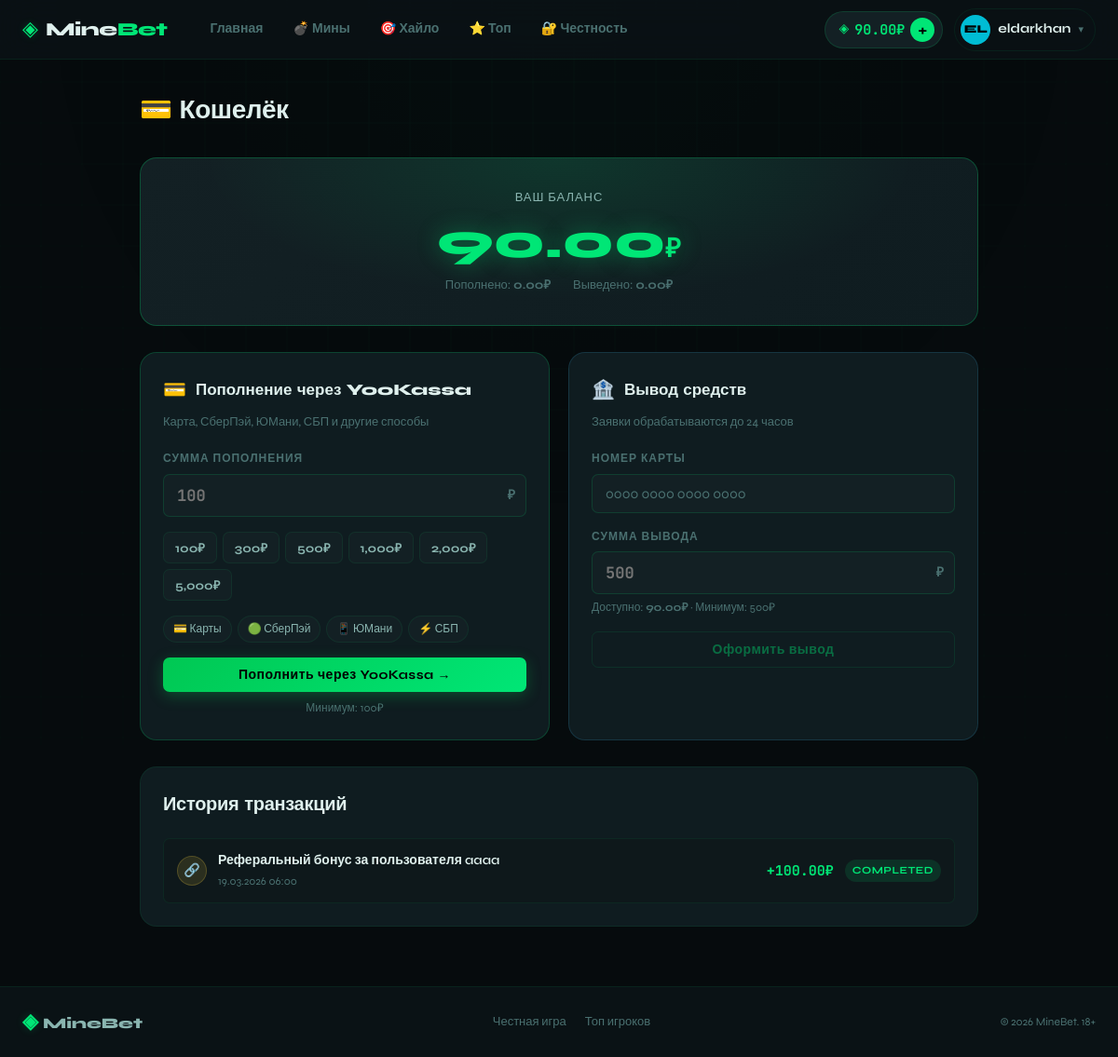
The app's page /index.php?page=wallet (signed in) with its own data.
### tables this page shows
CREATE TABLE users (
        id           INTEGER PRIMARY KEY AUTOINCREMENT,
        username     TEXT    UNIQUE NOT NULL,
        email        TEXT    UNIQUE NOT NULL,
        password     TEXT    NOT NULL,
        balance      REAL    DEFAULT 0.0,
        ref_code     TEXT    UNIQUE NOT NULL,
        referred_by  INTEGER DEFAULT NULL,
        avatar_color TEXT    DEFAULT '#00e676',
        total_wagered REAL   DEFAULT 0.0,
        total_won     REAL   DEFAULT 0.0,
        games_played  INTEGER DEFAULT 0,
        created_at   DATETIME DEFAULT CURRENT_TIMESTAMP,
        last_login   DATETIME DEFAULT NULL,
        FOREIGN KEY (referred_by) REFERENCES users(id)
    );

CREATE TABLE transactions (
        id           INTEGER PRIMARY KEY AUTOINCREMENT,
        user_id      INTEGER NOT NULL,
        type         TEXT    NOT NULL,   -- 'deposit' | 'withdraw' | 'game_win' | 'game_loss' | 'referral'
        amount       REAL    NOT NULL,
        status       TEXT    DEFAULT 'pending', -- 'pending' | 'completed' | 'failed' | 'cancelled'
        description  TEXT    DEFAULT '',
        payment_id   TEXT    DEFAULT NULL,  -- YooKassa payment ID
        created_at   DATETIME DEFAULT CURRENT_TIMESTAMP,
        FOREIGN KEY (user_id) REFERENCES users(id)
    );

### includes/auth.php (called while the page is built, shortened)
<?php
require_once __DIR__ . '/db.php';
function is_logged_in(): bool {
    return !empty($_SESSION['user_id']);
}
function current_user(): ?array {
    return db_fetch("SELECT * FROM users WHERE id = ?", [$_SESSION['user_id']]);
}
function current_uid(): int {
    return (int)($_SESSION['user_id'] ?? 0);
}

### includes/db.php (called while the page is built, shortened)
<?php
function get_db(): PDO {
    static $pdo = null;
    if ($pdo) return $pdo;
    $pdo = new PDO('sqlite:' . DB_FILE);
    $pdo->setAttribute(PDO::ATTR_ERRMODE,            PDO::ERRMODE_EXCEPTION);
    $pdo->setAttribute(PDO::ATTR_DEFAULT_FETCH_MODE, PDO::FETCH_ASSOC);
    $pdo->exec('PRAGMA journal_mode=WAL; PRAGMA foreign_keys=ON;');
    return $pdo;
}
function db_fetch(string $sql, array $params = []): ?array {
    $s = get_db()->prepare($sql);
    $s->execute($params);
    return $s->fetch() ?: null;
}
function db_fetchAll(string $sql, array $params = []): array {
    $s = get_db()->prepare($sql);
    $s->execute($params);
    return $s->fetchAll();
}
function db_scalar(string $sql, array $params = []): mixed {
    $s = get_db()->prepare($sql);
    $s->execute($params);
    $row = $s->fetch(PDO::FETCH_NUM);
    return $row ? $row[0] : null;
}

### includes/helpers.php (called while the page is built, shortened)
<?php
function fmt_money(mixed $n): string {
    return number_format((float)($n ?? 0), 2, '.', ' ');
}
function esc(mixed $s): string {
    return htmlspecialchars((string)$s, ENT_QUOTES | ENT_SUBSTITUTE, 'UTF-8');
}
function get_user_transactions(int $user_id, int $limit = 20): array {
    return db_fetchAll(
        "SELECT * FROM transactions WHERE user_id = ? ORDER BY created_at DESC LIMIT ?",
        [$user_id, $limit]
    );
}
function avatar_initials(string $username): string {
    return strtoupper(substr($username, 0, 2));
}

### pages/wallet.php (the view, shortened to what this page needs)
<?php
$uid  = current_uid();
$user = current_user();
$txs            = get_user_transactions($uid, 30);
$total_deposit  = (float) db_scalar(
    "SELECT COALESCE(SUM(amount),0) FROM transactions WHERE user_id=? AND type='deposit' AND status='completed'",
    [$uid]
);
$total_withdraw = (float) db_scalar(
    "SELECT COALESCE(SUM(amount),0) FROM transactions WHERE user_id=? AND type='withdraw' AND status IN ('completed','pending')",
    [$uid]
);
?>
<div class="page-wallet">
  <h1 class="page-title">💳 Кошелёк</h1>
  <div class="wallet-balance-card">
    <div class="wbc-label">Ваш баланс</div>
    <div class="wbc-amount"><?= fmt_money((float)($user['balance'] ?? 0)) ?><span class="wbc-currency">₽</span></div>
    <div class="wbc-sub-row">
      <span>Пополнено: <strong><?= fmt_money($total_deposit) ?>₽</strong></span>
      <span>Выведено: <strong><?= fmt_money($total_withdraw) ?>₽</strong></span>
    </div>
  </div>
  <div class="wallet-forms-grid">
    <div class="wallet-form-card wfc-deposit">
      <div class="wfc-title"><span class="wfc-icon">💳</span> Пополнение через YooKassa</div>
      <p class="wfc-desc">Карта, СберПэй, ЮМани, СБП и другие способы</p>
      <form method="POST" action="/index.php?page=wallet">
        <div class="form-group">
          <label class="form-label">Сумма пополнения</label>
          <div class="bet-input-group">
            <input type="number" name="amount" id="depositAmount" class="bet-input"
                   placeholder="<?= MIN_DEPOSIT ?>" min="<?= MIN_DEPOSIT ?>" max="500000" step="1" required>
            <span class="bet-currency">₽</span>
          </div>
        </div>
        <div class="deposit-amounts">
          <?php foreach ([100, 300, 500, 1000, 2000, 5000] as $amt): ?>
            <button type="button" class="deposit-amt-btn" onclick="document.getElementById('depositAmount').value=<?= $amt ?>"><?= number_format($amt) ?>₽</button>
          <?php endforeach; ?>
        </div>
        <div class="yk-badges">
          <span class="yk-badge">💳 Карты</span>
          <span class="yk-badge">🟢 СберПэй</span>
          <span class="yk-badge">📱 ЮМани</span>
          <span class="yk-badge">⚡ СБП</span>
        </div>
        <button type="submit" class="btn btn-green btn-block">Пополнить через YooKassa →</button>
        <div class="form-hint" style="text-align:center;margin-top:8px">Минимум: <?= MIN_DEPOSIT ?>₽</div>
      </form>
    </div>
    <div class="wallet-form-card wfc-withdraw">
      <div class="wfc-title"><span class="wfc-icon">🏦</span> Вывод средств</div>
      <p class="wfc-desc">Заявки обрабатываются до 24 часов</p>
      <form method="POST" action="/index.php?page=wallet">
        <div class="form-group">
          <label class="form-label">Номер карты</label>
          <input type="text" name="card" id="cardInput" class="form-input"
                 placeholder="0000 0000 0000 0000" maxlength="19" required>
        </div>
        <div class="form-group">
          <label class="form-label">Сумма вывода</label>
          <div class="bet-input-group">
            <input type="number" name="amount" class="bet-input"
                   placeholder="<?= MIN_WITHDRAW ?>"
                   min="<?= MIN_WITHDRAW ?>"
                   max="<?= (float)($user['balance'] ?? 0) ?>"
                   step="1" required>
            <span class="bet-currency">₽</span>
          </div>
          <div class="form-hint">
            Доступно: <strong><?= fmt_money((float)($user['balance'] ?? 0)) ?>₽</strong>
            · Минимум: <?= MIN_WITHDRAW ?>₽
          </div>
        </div>
        <button type="submit" class="btn btn-outline btn-block"
          <?= ((float)($user['balance'] ?? 0)) < MIN_WITHDRAW ? 'disabled' : '' ?>>
          Оформить вывод
        </button>
      </form>
    </div>
  </div>
  <div class="wallet-txs">
    <h3 class="section-title">История транзакций</h3>
    <?php if (empty($txs)): ?>
      <div class="empty-state">Транзакций пока нет</div>
    <?php else: ?>
      <div class="tx-list">
        <?php foreach ($txs as $tx): ?>
          <div class="tx-item">
            <div class="tx-icon <?= $tx['type']==='deposit'?'txi-green':($tx['type']==='withdraw'?'txi-red':'txi-gold') ?>">
              <?= match($tx['type']) { 'deposit'=>'↓','withdraw'=>'↑','referral'=>'🔗',default=>'◈' } ?>
            </div>
            <div class="tx-info">
              <span class="tx-desc"><?= esc($tx['description'] ?: $tx['type']) ?></span>
              <span class="tx-time"><?= date('d.m.Y H:i', strtotime($tx['created_at'])) ?></span>
            </div>
            <div class="tx-amount <?= in_array($tx['type'],['deposit','referral'])?'ta-green':'ta-red' ?>">
              <?= in_array($tx['type'],['deposit','referral'])?'+':'-' ?><?= fmt_money((float)$tx['amount']) ?>₽
            </div>
            <div class="tx-status status-<?= esc($tx['status']) ?>"><?= esc($tx['status']) ?></div>
          </div>
        <?php endforeach; ?>
      </div>
    <?php endif; ?>
  </div>
</div>

### includes/layout_head.php (shortened to what this page needs)
<!DOCTYPE html>
<html lang="ru">
<head>
<link rel="stylesheet" href="/assets/css/main.css">
</head>
<body>
<canvas id="gridCanvas" aria-hidden="true"></canvas>
<header class="site-header" id="siteHeader">
  <div class="header-inner">
    <a href="/index.php?page=home" class="logo">
      <span class="logo-icon">◈</span>
      <span class="logo-text">Mine<em>Bet</em></span>
    </a>
    <nav class="main-nav" id="mainNav">
      <a href="/index.php?page=home"  class="nav-link <?= $page==='home'?'active':'' ?>">Главная</a>
      <a href="/index.php?page=mines" class="nav-link <?= $page==='mines'?'active':'' ?>">💣 Мины</a>
      <a href="/index.php?page=hilo"  class="nav-link <?= $page==='hilo'?'active':'' ?>">🎯 Хайло</a>
      <a href="/index.php?page=top"   class="nav-link <?= $page==='top'?'active':'' ?>">⭐ Топ</a>
      <a href="/index.php?page=fair"  class="nav-link <?= $page==='fair'?'active':'' ?>">🔐 Честность</a>
    </nav>
    <div class="header-right">
      <?php if ($user && !empty($user['id'])): ?>
        <div class="balance-pill">
          <span class="balance-icon">◈</span>
          <span class="balance-val" id="headerBalance"><?= fmt_money((float)($user['balance'] ?? 0)) ?>₽</span>
          <a href="/index.php?page=wallet" class="balance-add" title="Пополнить">+</a>
        </div>
        <div class="user-menu" id="userMenuTrigger">
          <div class="avatar" style="--acolor:<?= esc($user['avatar_color'] ?? '#00e676') ?>"><?= avatar_initials($user['username'] ?? '??') ?></div>
          <span class="uname"><?= esc($user['username'] ?? '') ?></span>
          <span class="chevron">▾</span>
        </div>
      <?php else: ?>
        <a href="/index.php?page=login"    class="btn btn-ghost btn-sm">Войти</a>
        <a href="/index.php?page=register" class="btn btn-green btn-sm">Регистрация</a>
      <?php endif; ?>
    </div>
  </div>
</header>
<main class="site-main" id="siteMain">

### index.php (shortened to what this page needs)
<?php
require_once __DIR__ . '/includes/db.php';
require_once __DIR__ . '/includes/auth.php';
require_once __DIR__ . '/includes/helpers.php';
$page = $_GET['page'] ?? 'home';
$user = current_user();
include __DIR__ . '/includes/layout_head.php';
switch ($page) {
    case 'wallet':   include __DIR__ . '/pages/wallet.php';   break;
}
include __DIR__ . '/includes/layout_foot.php';

### includes/layout_foot.php (shortened to what this page needs)
</main>
<footer class="site-footer">
  <div class="footer-inner">
    <div class="footer-logo">
      <span class="logo-icon">◈</span> MineBet
    </div>
    <div class="footer-links">
      <a href="/index.php?page=fair">Честная игра</a>
      <a href="/index.php?page=top">Топ игроков</a>
    </div>
    <div class="footer-copy">© <?= date('Y') ?> MineBet. 18+</div>
  </div>
</footer>
</body>
</html>

### records on screen
users: balance "90.00", username "EL", username "eldarkhan"
transactions: type "🔗", description "Реферальный бонус за пользователя aaaa", created_at "19.03.2026 06:00", amount "100.00", status "COMPLETED"

### other values on screen
fmt_money($total_deposit) "0.00"
fmt_money($total_withdraw) "0.00"
$amt "100"
$amt "300"
$amt "500"
$amt "1,000"
$amt "2,000"
$amt "5,000"
MIN_DEPOSIT "100"
MIN_WITHDRAW "500"
